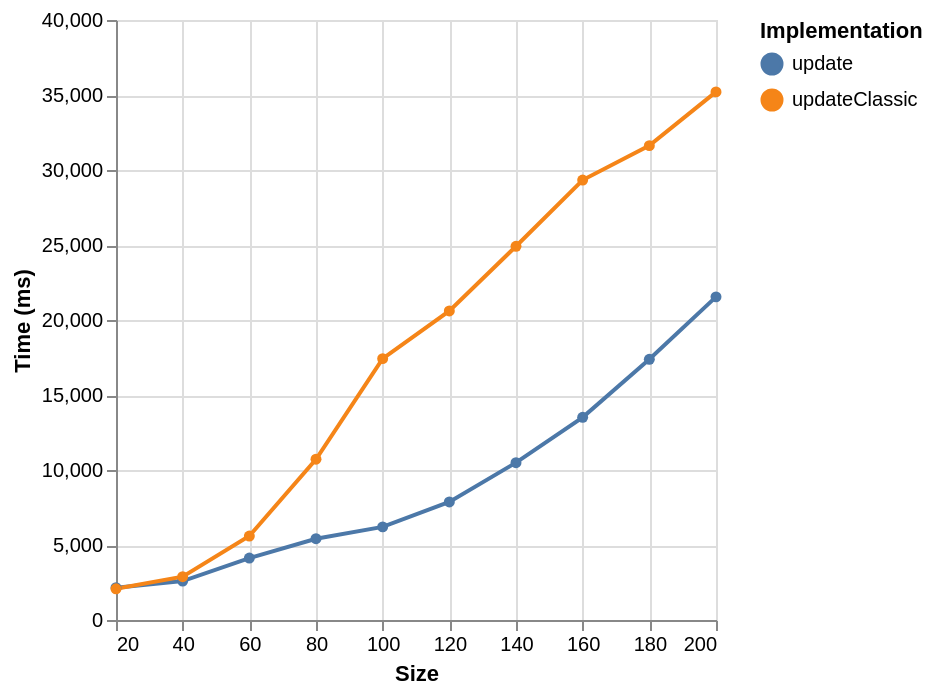

Describe this chart as a Vega-Lite specification.
### Vega-Lite specification from a JSON file in a GitHub repository (floating-point values rounded to 4 significant figures)
{"$schema": "https://vega.github.io/schema/vega-lite/v6.json", "data": {"values": [{"ms": 2154, "series": "update", "size": 20}, {"ms": 2593, "series": "update", "size": 40}, {"ms": 4131, "series": "update", "size": 60}, {"ms": 5419, "series": "update", "size": 80}, {"ms": 6207, "series": "update", "size": 100}, {"ms": 7867, "series": "update", "size": 120}, {"ms": 10489, "series": "update", "size": 140}, {"ms": 13513, "series": "update", "size": 160}, {"ms": 17381, "series": "update", "size": 180}, {"ms": 21543, "series": "update", "size": 200}, {"ms": 2078, "series": "updateClassic", "size": 20}, {"ms": 2886, "series": "updateClassic", "size": 40}, {"ms": 5598, "series": "updateClassic", "size": 60}, {"ms": 10718, "series": "updateClassic", "size": 80}, {"ms": 17425, "series": "updateClassic", "size": 100}, {"ms": 20604, "series": "updateClassic", "size": 120}, {"ms": 24916, "series": "updateClassic", "size": 140}, {"ms": 29327, "series": "updateClassic", "size": 160}, {"ms": 31624, "series": "updateClassic", "size": 180}, {"ms": 35208, "series": "updateClassic", "size": 200}]}, "encoding": {"color": {"field": "series", "legend": {"orient": "right", "symbolLimit": 30, "title": "Implementation"}, "type": "nominal"}, "x": {"field": "size", "scale": {"domain": [20, 200]}, "axis": {"tickCount": 10, "values": [20, 40, 60, 80, 100, 120, 140, 160, 180, 200]}, "title": "Size", "type": "quantitative"}, "y": {"field": "ms", "title": "Time (ms)", "type": "quantitative"}}, "mark": {"point": true, "type": "line"}}
